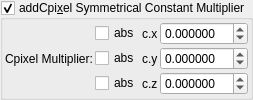
    <widget class="MyGroupBox" name="groupCheck_transf_addCpixel_enabled_false">
     <property name="toolTip">
      <string>&lt;html&gt;&lt;head/&gt;&lt;body&gt;&lt;p&gt;Cpixel is CVector3 c = ( c.x, c.y, c.z). It is each original point (pixel) in 3D space where the iteration starts from, ( c = original z for each point .) It is commonly found in formula structures z = f(z) + c.&lt;/p&gt;&lt;p&gt;The Cpixel multiplier effectively scales this point &amp;quot;c&amp;quot; towards the origin.&lt;/p&gt;&lt;p&gt;This transform allows the addition or subtraction of Cpixel, dependent on whether z is postive or negative.&lt;/p&gt;&lt;p&gt;e.g if &lt;span style=&quot; font-style:italic;&quot;&gt;z.x&lt;/span&gt; is positive then &lt;span style=&quot; font-style:italic;&quot;&gt;fabs(c.x)&lt;/span&gt; is added, if &lt;span style=&quot; font-style:italic;&quot;&gt;z.x&lt;/span&gt; is negative then &lt;span style=&quot; font-style:italic;&quot;&gt;fabs(c)&lt;/span&gt; is subtracted. &lt;/p&gt;&lt;p&gt;Also try negative addCpixel constant multipliers.&lt;/p&gt;&lt;p&gt;If checkBoxes are disabled then Cpixel remains signed.&lt;/p&gt;&lt;p&gt;&lt;br/&gt;&lt;/p&gt;&lt;/body&gt;&lt;/html&gt;</string>
     </property>
     <property name="title">
      <string>addCpi&amp;xel Symmetrical Constant Multiplier</string>
     </property>
     <property name="checkable">
      <bool>true</bool>
     </property>
     <layout class="QVBoxLayout" name="verticalLayout_49">
      <property name="spacing">
       <number>2</number>
      </property>
      <property name="leftMargin">
       <number>2</number>
      </property>
      <property name="topMargin">
       <number>2</number>
      </property>
      <property name="rightMargin">
       <number>2</number>
      </property>
      <property name="bottomMargin">
       <number>2</number>
      </property>
      <item>
       <layout class="QGridLayout" name="gridLayout_23" columnstretch="0,0,0,1">
        <property name="spacing">
         <number>2</number>
        </property>
        <item row="2" column="2">
         <widget class="QLabel" name="label_111">
          <property name="text">
           <string notr="true">c.z</string>
          </property>
         </widget>
        </item>
        <item row="2" column="1">
         <widget class="MyCheckBox" name="checkBox_transf_function_enabledz">
          <property name="text">
           <string notr="true">abs</string>
          </property>
         </widget>
        </item>
        <item row="1" column="1">
         <widget class="MyCheckBox" name="checkBox_transf_function_enabledy">
          <property name="text">
           <string notr="true">abs</string>
          </property>
         </widget>
        </item>
        <item row="2" column="3">
         <widget class="MyDoubleSpinBox" name="spinbox3_transf_constant_multiplier_000_z">
          <property name="sizePolicy">
           <sizepolicy hsizetype="Minimum" vsizetype="Maximum">
            <horstretch>0</horstretch>
            <verstretch>0</verstretch>
           </sizepolicy>
          </property>
          <property name="prefix">
           <string/>
          </property>
          <property name="suffix">
           <string/>
          </property>
          <property name="decimals">
           <number>6</number>
          </property>
          <property name="minimum">
           <double>-99.989999999999995</double>
          </property>
          <property name="maximum">
           <double>99.989999999999995</double>
          </property>
          <property name="singleStep">
           <double>0.100000000000000</double>
          </property>
         </widget>
        </item>
        <item row="0" column="2">
         <widget class="QLabel" name="label_109">
          <property name="text">
           <string notr="true">c.x</string>
          </property>
         </widget>
        </item>
        <item row="1" column="0">
         <widget class="QLabel" name="label_112">
          <property name="text">
           <string>Cpixel Multiplier:</string>
          </property>
         </widget>
        </item>
        <item row="1" column="3">
         <widget class="MyDoubleSpinBox" name="spinbox3_transf_constant_multiplier_000_y">
          <property name="sizePolicy">
           <sizepolicy hsizetype="Minimum" vsizetype="Maximum">
            <horstretch>0</horstretch>
            <verstretch>0</verstretch>
           </sizepolicy>
          </property>
          <property name="prefix">
           <string/>
          </property>
          <property name="suffix">
           <string/>
          </property>
          <property name="decimals">
           <number>6</number>
          </property>
          <property name="minimum">
           <double>-99.989999999999995</double>
          </property>
          <property name="maximum">
           <double>99.989999999999995</double>
          </property>
          <property name="singleStep">
           <double>0.100000000000000</double>
          </property>
         </widget>
        </item>
        <item row="1" column="2">
         <widget class="QLabel" name="label_110">
          <property name="text">
           <string notr="true">c.y</string>
          </property>
         </widget>
        </item>
        <item row="0" column="3">
         <widget class="MyDoubleSpinBox" name="spinbox3_transf_constant_multiplier_000_x">
          <property name="sizePolicy">
           <sizepolicy hsizetype="Minimum" vsizetype="Maximum">
            <horstretch>0</horstretch>
            <verstretch>0</verstretch>
           </sizepolicy>
          </property>
          <property name="prefix">
           <string/>
          </property>
          <property name="suffix">
           <string/>
          </property>
          <property name="decimals">
           <number>6</number>
          </property>
          <property name="minimum">
           <double>-99.989999999999995</double>
          </property>
          <property name="maximum">
           <double>99.989999999999995</double>
          </property>
          <property name="singleStep">
           <double>0.100000000000000</double>
          </property>
         </widget>
        </item>
        <item row="0" column="1">
         <widget class="MyCheckBox" name="checkBox_transf_function_enabledx">
          <property name="text">
           <string notr="true">abs</string>
          </property>
         </widget>
        </item>
       </layout>
      </item>
     </layout>
    </widget>
